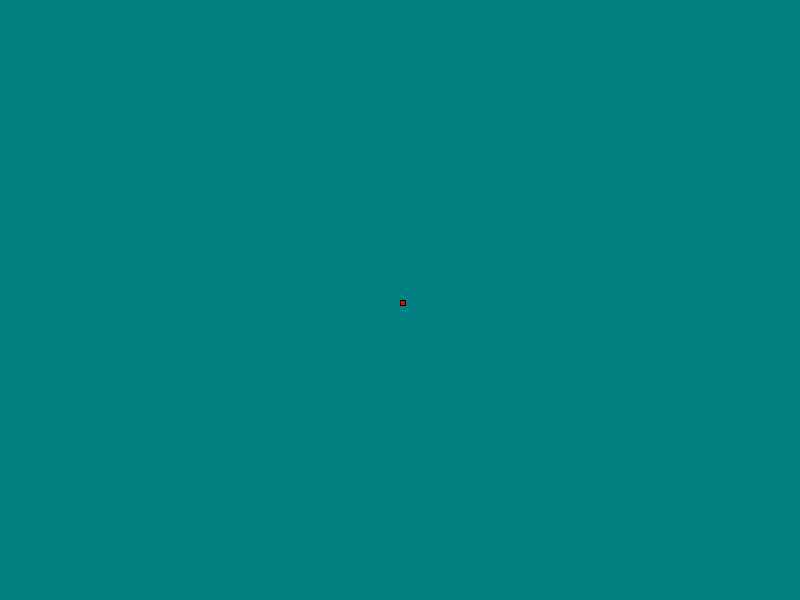
Frame 1 (no input)
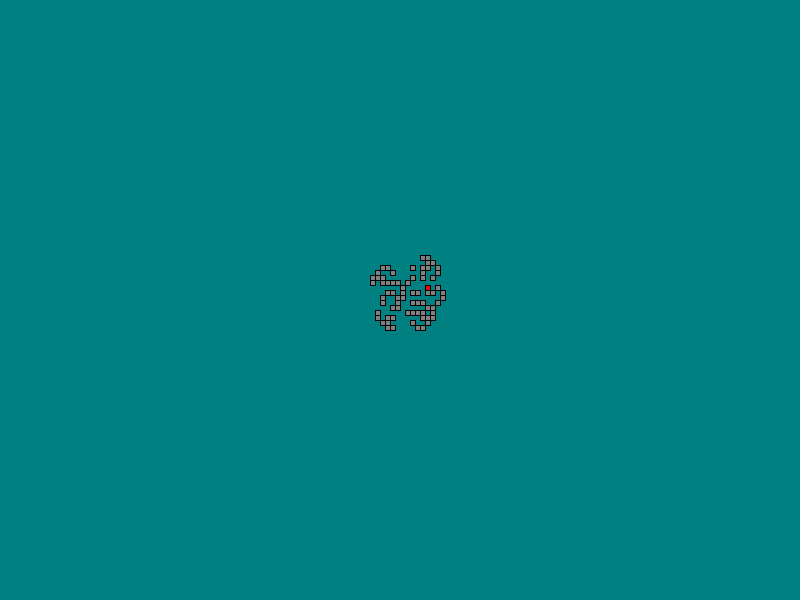
Frame 60 (the mouse pressed at the canvas centre just before this capture)
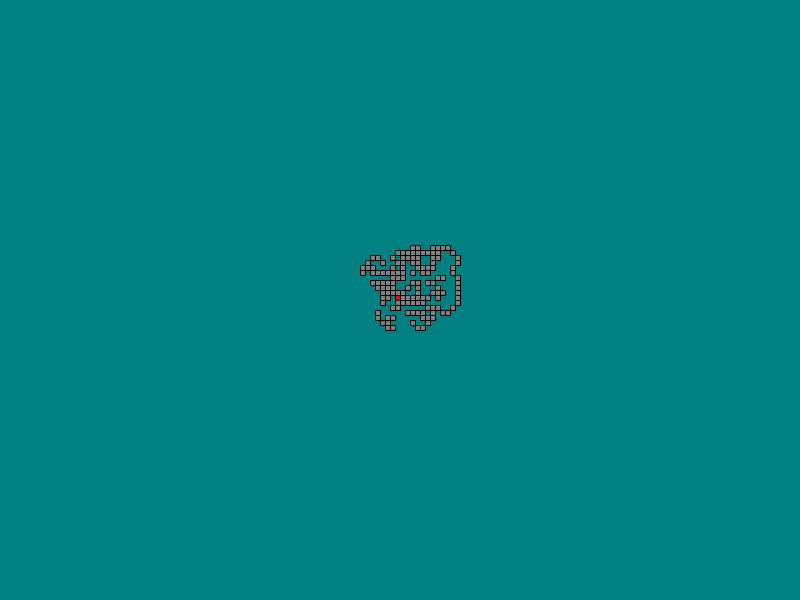
Frame 120 (the mouse held since frame 60 and released just before this capture)

The Processing sketch that drew these frames (run headless with seeded random() and noise(); from frame 60 on, the mouse is pressed at the canvas centre):

// Processing sketch: processing_13653
// ── processing_13653.pde

boolean[][] state;
int[] antLoc;
int antDirection;

int squareSize = 5;
int columns, rows;

color bgCol = color(0,128,128);
color antCol = color (255,0,0);
color sqCol = color(128,128,128);

void setup(){
  size(800,600);
  background(bgCol);
  columns = width/squareSize;
  rows = height/squareSize;

  state = new boolean[rows][columns];
  for(int j = 0; j < rows; j++){
    for(int i = 0; i < columns; i++){
      state[j][i] = false;
    }
  }
  antLoc = new int[]{rows/2,columns/2};
  antDirection = 1;
}

void drawScene(){
  fill(sqCol);
  for(int j = 0; j < rows; j++){
    for(int i = 0; i < columns; i++){
      if(state[j][i]){
        rect(i*squareSize,j*squareSize,squareSize,squareSize);
      }
    }
  }
  fill(antCol);
  rect(antLoc[1]*squareSize,antLoc[0]*squareSize,squareSize,squareSize);
}

void turnLeft(){
  if (antDirection > 1){
    antDirection--;
  } else{
    antDirection = 4;
  }
}

void turnRight(){
  if (antDirection < 4){
    antDirection++;
  } else {
    antDirection = 1;
  }
}

void moveForward(){
  if (antDirection == 1){
    antLoc[0]--;
  }
  if (antDirection == 2){
    antLoc[1]++;
  }
  if (antDirection == 3){
    antLoc[0]++;
  }
  if (antDirection == 4){
    antLoc[1]--;
  }
}

void updateScene(){
  moveForward();
  if (state[antLoc[0]][antLoc[1]] == false){
    state[antLoc[0]][antLoc[1]] = true;
    turnRight();
  } else {
    state[antLoc[0]][antLoc[1]] = false;
    turnLeft();
  }
}

void draw(){
  background(bgCol);
  drawScene();
  for(int i = 0; i < 10; i++){
      updateScene();
  }

}
